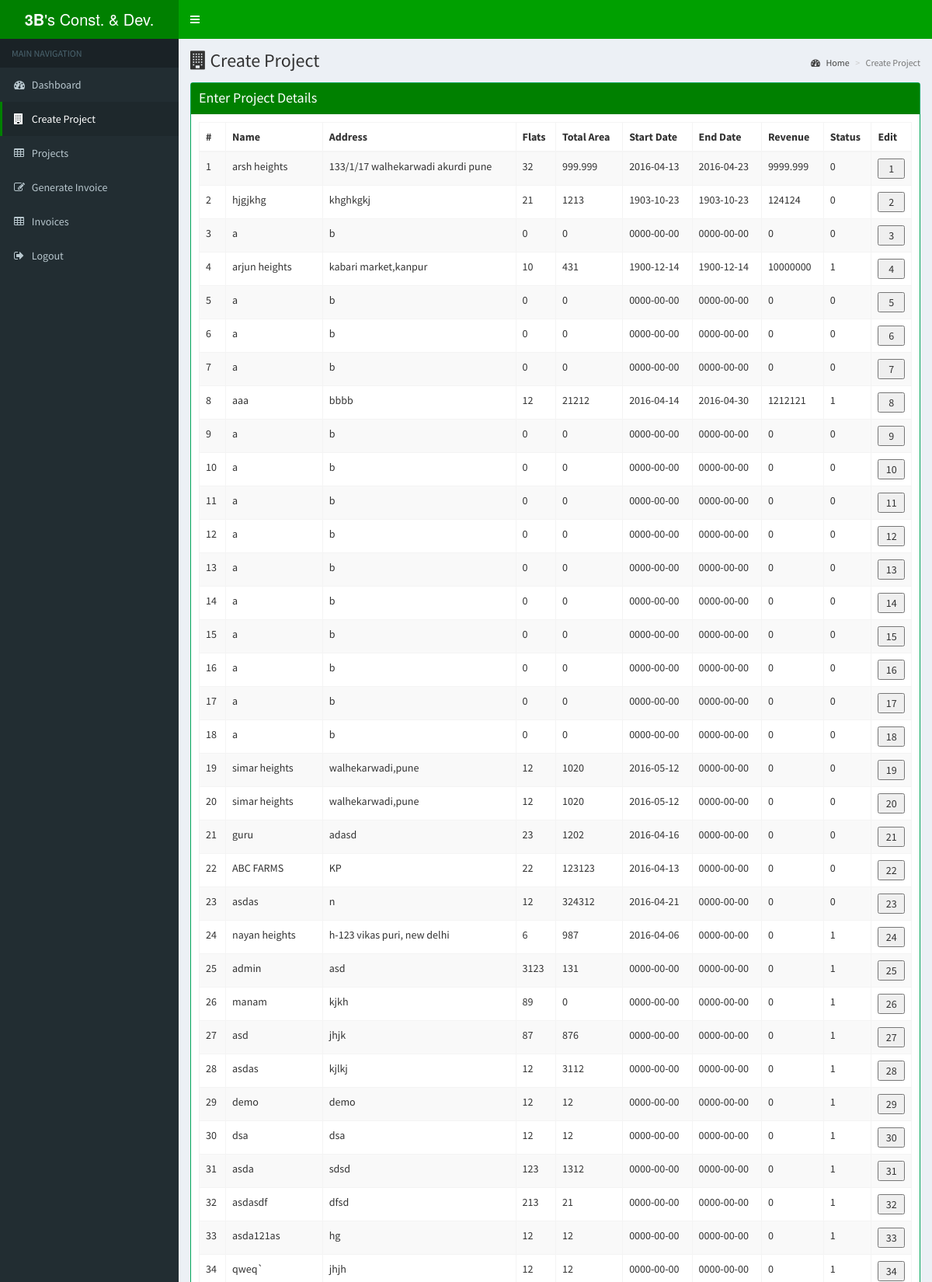
Page /temp.php (signed in, upper part) on the committed database.
### tables this page shows
CREATE TABLE IF NOT EXISTS `projects` (
  `PROJECT_ID` int(9) NOT NULL,
  `NAME` varchar(30) NOT NULL,
  `ADDRES` varchar(60) NOT NULL,
  `NUMBER_OF_FLATS` int(3) NOT NULL,
  `TOTAL_AREA` double NOT NULL,
  `START_DATE` date NOT NULL,
  `END_DATE` date NOT NULL,
  `REVENUE` double NOT NULL,
  `STATUS` tinyint(1) NOT NULL DEFAULT '1'
);

### temp.php (the view, shortened to what this page needs)
<!DOCTYPE html>
<?php
if($_SESSION['login']==1)
{
    require_once("DB_CONNECT.php");
?>
<html>
<head>
  <link rel="stylesheet" href="bootstrap/css/bootstrap.min.css">
  <link rel="stylesheet" href="https://cdnjs.cloudflare.com/ajax/libs/font-awesome/4.5.0/css/font-awesome.min.css">
  <link rel="stylesheet" href="https://cdnjs.cloudflare.com/ajax/libs/ionicons/2.0.1/css/ionicons.min.css">
  <link rel="stylesheet" href="plugins/datatables/dataTables.bootstrap.css">
  <link rel="stylesheet" href="dist/css/AdminLTE.min.css">
  <link rel="stylesheet" href="dist/css/skins/_all-skins.min.css">
</head>
<body class="hold-transition skin-blue sidebar-mini">
<div class="wrapper">
  <header class="main-header">
    <a href="index2.php" class="logo" style="background-color:green;">
      <span class="logo-lg"><b>3B</b>'s Const. & Dev.</span>
    </a>
    <nav class="navbar navbar-static-top" style="background-color:#00a000;">
      <a href="#"  class="sidebar-toggle" data-toggle="offcanvas" role="button">
      </a>
    </nav>
  </header>
  <aside class="main-sidebar">
    <section class="sidebar">
      <ul class="sidebar-menu">
        <li class="header">MAIN NAVIGATION</li>
        <li >
          <a href="index2.php">
            <i class="fa fa-dashboard"></i> <span>Dashboard</span>
          </a>
        </li>
        <li class="active " >
          <a href="#" style="border-left-color:green">
            <i class="fa fa-building"></i>
            <span>Create Project</span>
          </a>
        </li>
        <li>
          <a href="pages/widgets.html">
            <i class="fa fa-table"></i> <span>Projects</span>
          </a>
        </li>
        <li >
          <a href="#">
            <i class="fa fa-edit"></i> <span>Generate Invoice</span>
          </a>
        </li>
        <li >
          <a href="#">
            <i class="fa fa-table"></i> <span>Invoices</span>
          </a>
        </li>
        <li >
          <a href="#">
            <i class="fa fa-sign-out"></i> <span>Logout</span>
          </a>
        </li>
    </section>
  </aside>
  <div class="content-wrapper">
    <section class="content-header">
      <h1>
        <i class="fa fa-building"></i> Create Project
      </h1>
      <ol class="breadcrumb">
        <li><a href="#"><i class="fa fa-dashboard"></i> Home</a></li>
        <li class="active">Create Project</li>
      </ol>
    </section>
    <section class="content">
      <div class="box box-solid box-success" >
        <div class="box-header" style="background-color:green;">
          <h3 class="box-title">Enter Project Details</h3>
        </div>
        <div class="box-body">
        <table id="example2" class="table table-bordered table-striped">
                <thead>
                <tr>
                    <th>#</th>
          <th>Name</th>
                    <th>Address</th>
                    <th>Flats</th>
                    <th>Total Area</th>
                    <th>Start Date</th>
                    <th>End Date</th>
                    <th>Revenue</th>
                    <th>Status</th>
                    <th>Edit</th>
                </tr>
                </thead>
                <tbody>
                <?php
                                        $query  = "select * from projects";
                                        $result = mysqli_query($conn,$query);
                                        if (mysqli_num_rows($result) > 0)
                                        {
                                            while($row = mysqli_fetch_assoc($result))
                                            {
                                                echo "<tr class='odd gradeX'><td>".$row['PROJECT_ID']."</td><td>".$row['NAME']."</td><td>".$row['ADDRES']."</td><td>".$row['NUMBER_OF_FLATS']."</td><td>".$row['TOTAL_AREA']."</td><td>".$row['START_DATE']."</td><td>".$row['END_DATE']."</td><td>".$row['REVENUE']."</td><td>".$row['STATUS']."</td><td><form name=f1 method=post action=editproject.php><input type=submit name=dynamicbutton style='width:100%;' value=".$row['PROJECT_ID']." ></input></form></td></tr>";
                                            }
}
}
else
{
    header('Location:index.php');
}
?>

### rows in the picture
projects: PROJECT_ID "1", NAME "arsh heights", ADDRES "133/1/17 walhekarwadi akurdi pune", NUMBER_OF_FLATS "32", TOTAL_AREA "999.999", START_DATE "2016-04-13", END_DATE "2016-04-23", REVENUE "9999.999", STATUS "0", dynamicbutton "1"
projects: PROJECT_ID "2", NAME "hjgjkhg", ADDRES "khghkgkj", NUMBER_OF_FLATS "21", TOTAL_AREA "1213", START_DATE "1903-10-23", END_DATE "1903-10-23", REVENUE "124124", STATUS "0", dynamicbutton "2"
projects: PROJECT_ID "3", NAME "a", ADDRES "b", NUMBER_OF_FLATS "0", TOTAL_AREA "0", START_DATE "0000-00-00", END_DATE "0000-00-00", REVENUE "0", STATUS "0", dynamicbutton "3"
projects: PROJECT_ID "4", NAME "arjun heights", ADDRES "kabari market,kanpur", NUMBER_OF_FLATS "10", TOTAL_AREA "431", START_DATE "1900-12-14", END_DATE "1900-12-14", REVENUE "10000000", STATUS "1", dynamicbutton "4"
projects: PROJECT_ID "5", NAME "a", ADDRES "b", NUMBER_OF_FLATS "0", TOTAL_AREA "0", START_DATE "0000-00-00", END_DATE "0000-00-00", REVENUE "0", STATUS "0", dynamicbutton "5"
projects: PROJECT_ID "6", NAME "a", ADDRES "b", NUMBER_OF_FLATS "0", TOTAL_AREA "0", START_DATE "0000-00-00", END_DATE "0000-00-00", REVENUE "0", STATUS "0", dynamicbutton "6"
projects: PROJECT_ID "7", NAME "a", ADDRES "b", NUMBER_OF_FLATS "0", TOTAL_AREA "0", START_DATE "0000-00-00", END_DATE "0000-00-00", REVENUE "0", STATUS "0", dynamicbutton "7"
projects: PROJECT_ID "8", NAME "aaa", ADDRES "bbbb", NUMBER_OF_FLATS "12", TOTAL_AREA "21212", START_DATE "2016-04-14", END_DATE "2016-04-30", REVENUE "1212121", STATUS "1", dynamicbutton "8"
projects: PROJECT_ID "9", NAME "a", ADDRES "b", NUMBER_OF_FLATS "0", TOTAL_AREA "0", START_DATE "0000-00-00", END_DATE "0000-00-00", REVENUE "0", STATUS "0", dynamicbutton "9"
projects: PROJECT_ID "10", NAME "a", ADDRES "b", NUMBER_OF_FLATS "0", TOTAL_AREA "0", START_DATE "0000-00-00", END_DATE "0000-00-00", REVENUE "0", STATUS "0", dynamicbutton "10"
projects: PROJECT_ID "11", NAME "a", ADDRES "b", NUMBER_OF_FLATS "0", TOTAL_AREA "0", START_DATE "0000-00-00", END_DATE "0000-00-00", REVENUE "0", STATUS "0", dynamicbutton "11"
projects: PROJECT_ID "12", NAME "a", ADDRES "b", NUMBER_OF_FLATS "0", TOTAL_AREA "0", START_DATE "0000-00-00", END_DATE "0000-00-00", REVENUE "0", STATUS "0", dynamicbutton "12"
projects: PROJECT_ID "13", NAME "a", ADDRES "b", NUMBER_OF_FLATS "0", TOTAL_AREA "0", START_DATE "0000-00-00", END_DATE "0000-00-00", REVENUE "0", STATUS "0", dynamicbutton "13"
projects: PROJECT_ID "14", NAME "a", ADDRES "b", NUMBER_OF_FLATS "0", TOTAL_AREA "0", START_DATE "0000-00-00", END_DATE "0000-00-00", REVENUE "0", STATUS "0", dynamicbutton "14"
projects: PROJECT_ID "15", NAME "a", ADDRES "b", NUMBER_OF_FLATS "0", TOTAL_AREA "0", START_DATE "0000-00-00", END_DATE "0000-00-00", REVENUE "0", STATUS "0", dynamicbutton "15"
projects: PROJECT_ID "16", NAME "a", ADDRES "b", NUMBER_OF_FLATS "0", TOTAL_AREA "0", START_DATE "0000-00-00", END_DATE "0000-00-00", REVENUE "0", STATUS "0", dynamicbutton "16"
projects: PROJECT_ID "17", NAME "a", ADDRES "b", NUMBER_OF_FLATS "0", TOTAL_AREA "0", START_DATE "0000-00-00", END_DATE "0000-00-00", REVENUE "0", STATUS "0", dynamicbutton "17"
projects: PROJECT_ID "18", NAME "a", ADDRES "b", NUMBER_OF_FLATS "0", TOTAL_AREA "0", START_DATE "0000-00-00", END_DATE "0000-00-00", REVENUE "0", STATUS "0", dynamicbutton "18"
projects: PROJECT_ID "19", NAME "simar heights", ADDRES "walhekarwadi,pune", NUMBER_OF_FLATS "12", TOTAL_AREA "1020", START_DATE "2016-05-12", END_DATE "0000-00-00", REVENUE "0", STATUS "0", dynamicbutton "19"
projects: PROJECT_ID "20", NAME "simar heights", ADDRES "walhekarwadi,pune", NUMBER_OF_FLATS "12", TOTAL_AREA "1020", START_DATE "2016-05-12", END_DATE "0000-00-00", REVENUE "0", STATUS "0", dynamicbutton "20"
projects: PROJECT_ID "21", NAME "guru", ADDRES "adasd", NUMBER_OF_FLATS "23", TOTAL_AREA "1202", START_DATE "2016-04-16", END_DATE "0000-00-00", REVENUE "0", STATUS "0", dynamicbutton "21"
projects: PROJECT_ID "22", NAME "ABC FARMS", ADDRES "KP", NUMBER_OF_FLATS "22", TOTAL_AREA "123123", START_DATE "2016-04-13", END_DATE "0000-00-00", REVENUE "0", STATUS "0", dynamicbutton "22"
projects: PROJECT_ID "23", NAME "asdas", ADDRES "n", NUMBER_OF_FLATS "12", TOTAL_AREA "324312", START_DATE "2016-04-21", END_DATE "0000-00-00", REVENUE "0", STATUS "0", dynamicbutton "23"
projects: PROJECT_ID "24", NAME "nayan heights", ADDRES "h-123 vikas puri, new delhi", NUMBER_OF_FLATS "6", TOTAL_AREA "987", START_DATE "2016-04-06", END_DATE "0000-00-00", REVENUE "0", STATUS "1", dynamicbutton "24"
projects: PROJECT_ID "25", NAME "admin", ADDRES "asd", NUMBER_OF_FLATS "3123", TOTAL_AREA "131", START_DATE "0000-00-00", END_DATE "0000-00-00", REVENUE "0", STATUS "1", dynamicbutton "25"
projects: PROJECT_ID "26", NAME "manam", ADDRES "kjkh", NUMBER_OF_FLATS "89", TOTAL_AREA "0", START_DATE "0000-00-00", END_DATE "0000-00-00", REVENUE "0", STATUS "1", dynamicbutton "26"
projects: PROJECT_ID "27", NAME "asd", ADDRES "jhjk", NUMBER_OF_FLATS "87", TOTAL_AREA "876", START_DATE "0000-00-00", END_DATE "0000-00-00", REVENUE "0", STATUS "1", dynamicbutton "27"
projects: PROJECT_ID "28", NAME "asdas", ADDRES "kjlkj", NUMBER_OF_FLATS "12", TOTAL_AREA "3112", START_DATE "0000-00-00", END_DATE "0000-00-00", REVENUE "0", STATUS "1", dynamicbutton "28"
projects: PROJECT_ID "29", NAME "demo", ADDRES "demo", NUMBER_OF_FLATS "12", TOTAL_AREA "12", START_DATE "0000-00-00", END_DATE "0000-00-00", REVENUE "0", STATUS "1", dynamicbutton "29"
projects: PROJECT_ID "30", NAME "dsa", ADDRES "dsa", NUMBER_OF_FLATS "12", TOTAL_AREA "12", START_DATE "0000-00-00", END_DATE "0000-00-00", REVENUE "0", STATUS "1", dynamicbutton "30"
projects: PROJECT_ID "31", NAME "asda", ADDRES "sdsd", NUMBER_OF_FLATS "123", TOTAL_AREA "1312", START_DATE "0000-00-00", END_DATE "0000-00-00", REVENUE "0", STATUS "1", dynamicbutton "31"
projects: PROJECT_ID "32", NAME "asdasdf", ADDRES "dfsd", NUMBER_OF_FLATS "213", TOTAL_AREA "21", START_DATE "0000-00-00", END_DATE "0000-00-00", REVENUE "0", STATUS "1", dynamicbutton "32"
projects: PROJECT_ID "33", NAME "asda121as", ADDRES "hg", NUMBER_OF_FLATS "12", TOTAL_AREA "12", START_DATE "0000-00-00", END_DATE "0000-00-00", REVENUE "0", STATUS "1", dynamicbutton "33"
projects: PROJECT_ID "34", NAME "qweq`", ADDRES "jhjh", NUMBER_OF_FLATS "12", TOTAL_AREA "12", START_DATE "0000-00-00", END_DATE "0000-00-00", REVENUE "0", STATUS "1", dynamicbutton "34"
